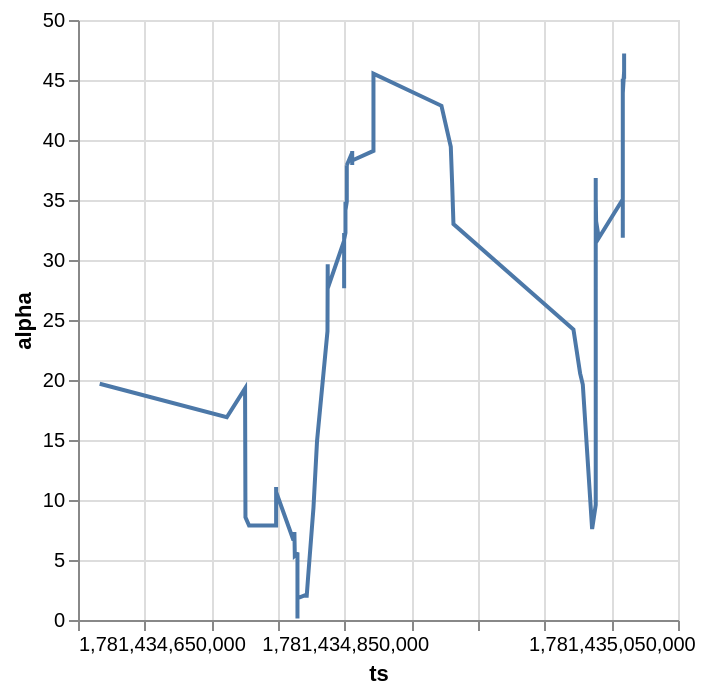

The cell this chart's notebook holds for it:
### Code cell
clockwise_walk.plot.line(x="ts", y="alpha")

### Figure 1 — Vega-Lite specification as saved in the notebook (floating-point values rounded to 4 significant figures; data arrays with more than 128 entries replaced by an {"elided": "..."} marker saying what was removed)
{"config": {"view": {"continuousWidth": 300, "continuousHeight": 300}}, "data": {"name": "data-d92653a7522106b0ed6dba1a9fc8ab57"}, "mark": {"type": "line", "tooltip": true}, "encoding": {"x": {"field": "ts", "type": "quantitative"}, "y": {"field": "alpha", "type": "quantitative"}}, "params": [{"name": "param_1e9efca18e7a2868", "select": {"type": "interval", "encodings": ["x", "y"]}, "bind": "scales"}], "$schema": "https://vega.github.io/schema/vega-lite/v6.4.1.json", "datasets": {"data-d92653a7522106b0ed6dba1a9fc8ab57": {"elided": "193 records"}}}
